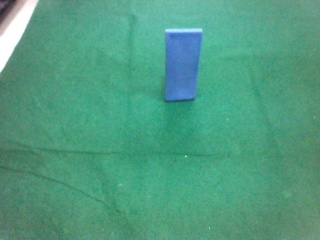
#> input picture images/hole_afternoon.jpg, 320 x 240 px, found by its file name
$ python dotheimag.py   (Python 2 division)
#> lines starting #> are read from the running program, lines starting #| are printed output that depends on the picture
# -*- encoding: UTF-8 -*-
"""
从准备状态的NAO摄像头获取不同场景下的图片,并拼接成一张,方便训练和识别
"""

from PIL import Image

IMAGE_SIZE_W = 320  # 每张小图片的宽
IMAGE_SIZE_H = 240  # 每张小图片的高

IMAGE_ROW = 2  # 图片间隔，也就是合并成一张图后，一共有几行
IMAGE_COLUMN = 2  # 图片间隔，也就是合并成一张图后，一共有几列

# 获取图片集地址下的所有图片名称
image_names = ['hole_afternoon.jpg', 'hole_afternoon2.jpg', 'hole_afternoontop.jpg', 'hole_afternoontop2.jpg']

# 简单的对于参数的设定和实际图片集的大小进行数量判断
print len(image_names)
if len(image_names) != IMAGE_ROW * IMAGE_COLUMN:
    raise ValueError("合成图片的参数和要求的数量不能匹配！")

# 定义图像拼接函数
to_image = Image.new('RGB', (IMAGE_COLUMN * IMAGE_SIZE_W, IMAGE_ROW * IMAGE_SIZE_H))  # 创建一个新图
#> to_image: PIL image 640x480 RGB; every value is 0

# 循环遍历，把每张图片按顺序粘贴到对应位置上
for y in range(1, IMAGE_ROW + 1):
    for x in range(1, IMAGE_COLUMN + 1):
        from_image = Image.open(image_names[IMAGE_COLUMN * (y - 1) + x - 1])
#> from_image is the input picture: PIL image 320x240 RGB; mean R, G, B 80, 156.2, 129.3
        to_image.paste(from_image, ((x - 1) * IMAGE_SIZE_W, (y - 1) * IMAGE_SIZE_H))
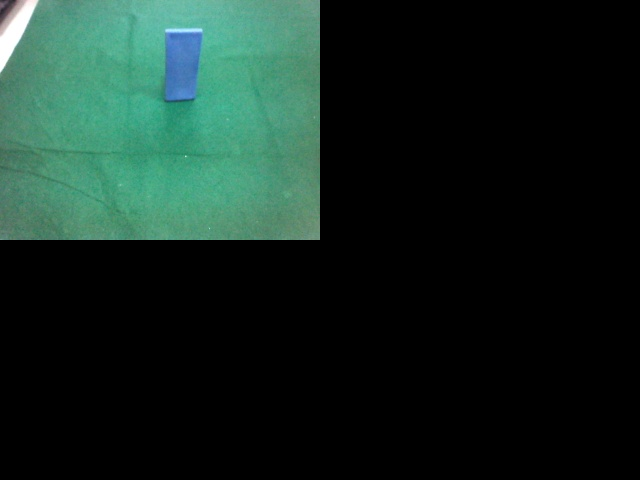
#> to_image: PIL image 640x480 RGB; mean R, G, B 20, 39, 32.3
#> pass 2 of the loop `for y in range(1, IMAGE_ROW + 1):`:
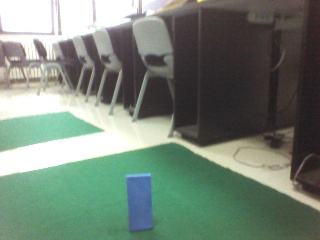
#> input picture images/hole_afternoontop.jpg, 320 x 240 px, found by its file name
#> from_image is the input picture: PIL image 320x240 RGB; mean R, G, B 116.3, 130.4, 117.7
#> `to_image.paste(from_image, ((x - 1) * IMAGE_SIZE_W, (y - 1) * IMAGE_SI..`:
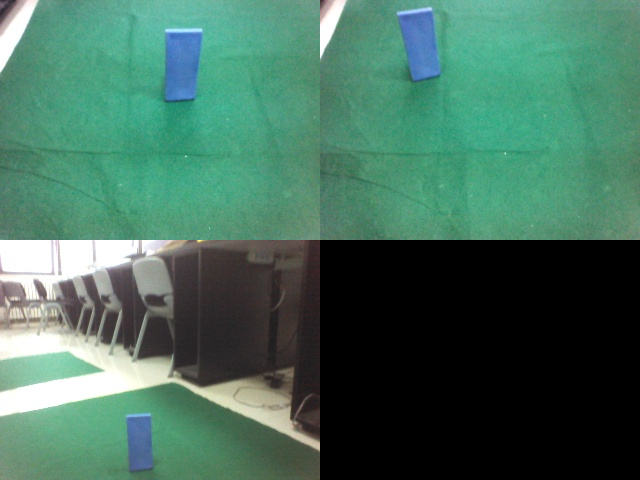
#> to_image: PIL image 640x480 RGB; mean R, G, B 68.7, 109.9, 92.8

to_image.save('finalafterhole.jpg')  # 保存新图
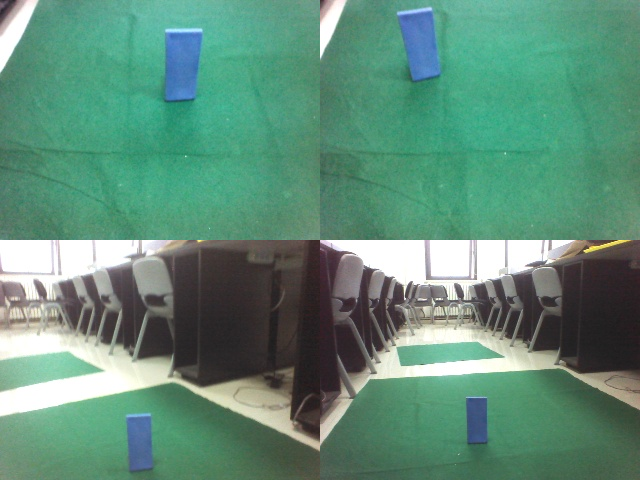
#> saved as finalafterhole.jpg: PIL image 640x480 RGB; mean R, G, B 95.7, 141.3, 120.9

print 'work done'
